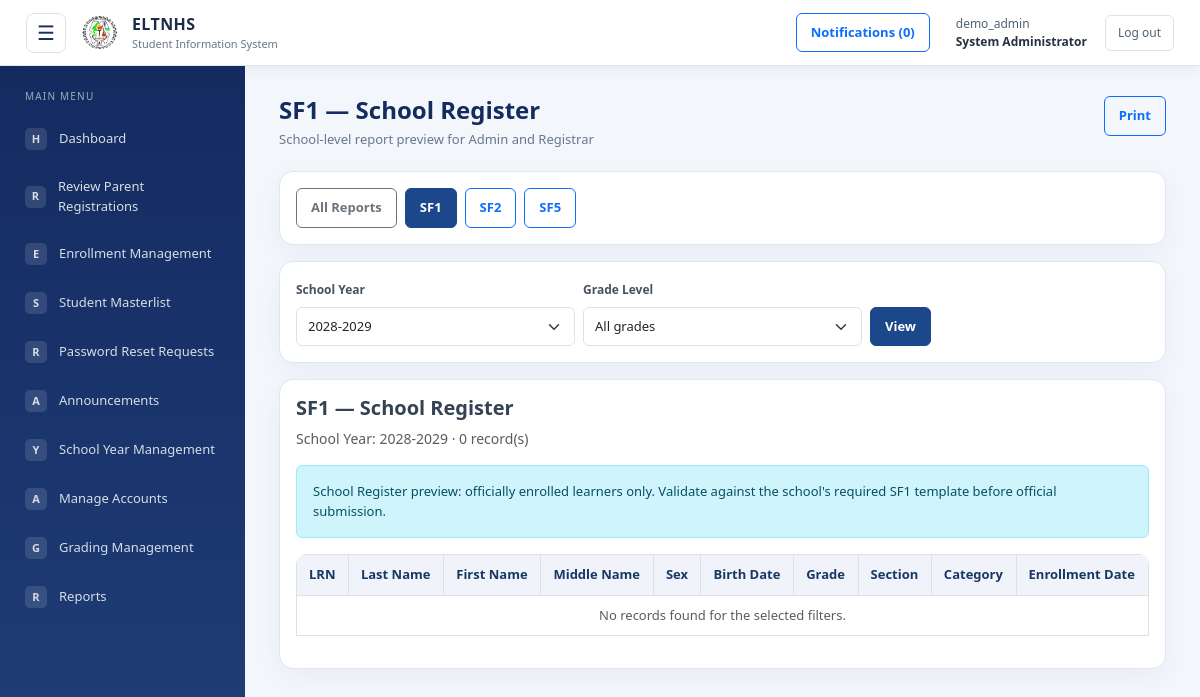
The page /admin/principal_reports.php (signed in) on the database as committed earlier.
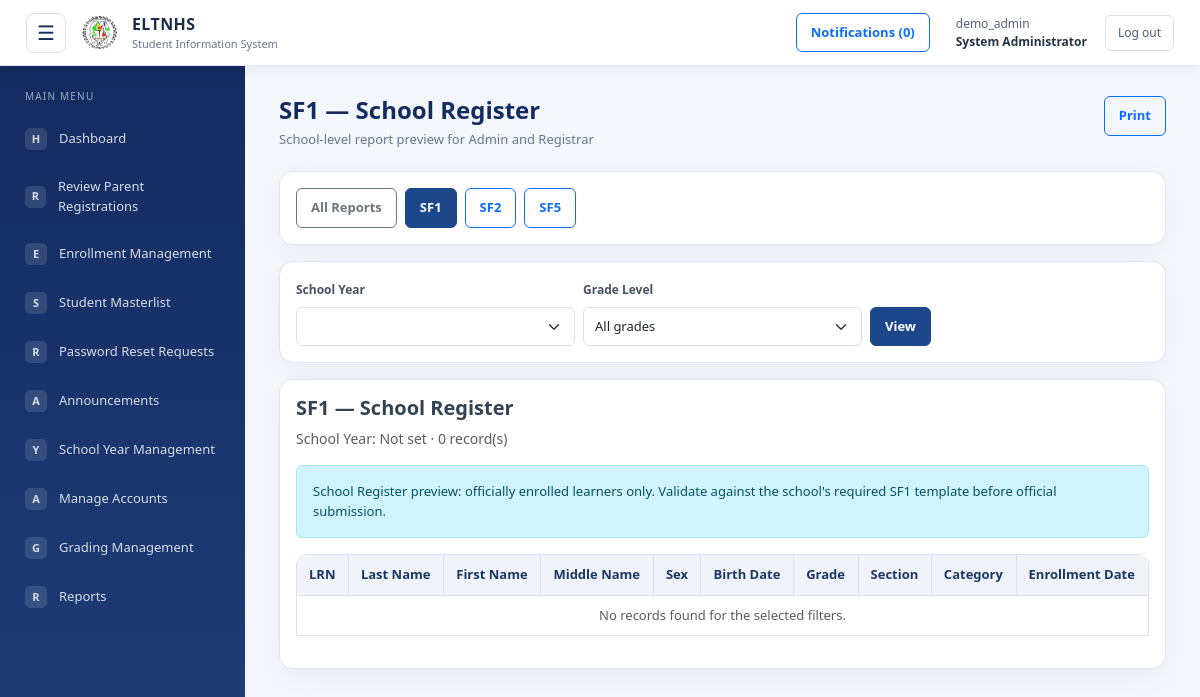
The same page on the database as committed later.
### tables this page shows
CREATE TABLE `school_years` (
  `school_year_id` int(11) NOT NULL,
  `school_year_name` varchar(20) NOT NULL,
  `start_date` date DEFAULT NULL,
  `end_date` date DEFAULT NULL,
  `year_status` enum('Current','Completed') NOT NULL DEFAULT 'Completed',
  `open_grading_term` tinyint(3) UNSIGNED NOT NULL DEFAULT 0
);

### includes/functions.php (called while the page is built, shortened)
<?php
function e($value) {
    return htmlspecialchars((string) $value, ENT_QUOTES, 'UTF-8');
}
?>

### admin/principal_reports.php (the view, shortened to what the changed rows need)
<?php
require_once 'dbconn.php';
require_once 'includes/functions.php';
$form = strtoupper(trim((string)($_GET['form'] ?? 'SF1')));
$years = $pdo->query('SELECT school_year_id, school_year_name, year_status FROM school_years ORDER BY school_year_id DESC')
    ->fetchAll(PDO::FETCH_ASSOC);
$yearId = (int)($_GET['year_id'] ?? 0);
$validYears = array_map('intval', array_column($years, 'school_year_id'));
if (!in_array($yearId, $validYears, true)) {
    $yearId = 0;
    foreach ($years as $year) {
        if ($year['year_status'] === 'Current') {
            $yearId = (int)$year['school_year_id'];
            break;
        }
    }
}
$condition = ' WHERE e.school_year_id = ?';
$params = [$yearId];
$rows = [];
if ($form === 'SF1') {
    $sql = "
        SELECT e.enrollment_id, s.student_lrn, s.last_name, s.first_name, s.middle_name,
               s.sex, s.birth_date, e.grade_level, COALESCE(cs.section_name, 'Unassigned') AS section_name,
               e.enrollment_category, e.enrollment_date, e.enrollment_status
        FROM enrollments e
        JOIN students s ON s.student_lrn = e.student_lrn
        LEFT JOIN class_sections cs ON cs.section_id = e.section_id
        {$condition}
          AND e.enrollment_status = 'Officially Enrolled'
        ORDER BY e.grade_level, cs.section_name, s.last_name, s.first_name
    ";
    $stmt = $pdo->prepare($sql);
    $stmt->execute($params);
    $rows = $stmt->fetchAll(PDO::FETCH_ASSOC);
}
$titles = [
    'SF1' => 'SF1 — School Register',
    'SF2' => 'SF2 — Daily Attendance Report of Learners',
    'SF5' => 'SF5 — Report on Promotion',
];
$selectedYearName = (string)(current(array_filter(
    $years,
    fn($y) => (int)$y['school_year_id'] === $yearId
))['school_year_name'] ?? 'Not set');
$headersByForm = [
    'SF1' => ['LRN', 'Last Name', 'First Name', 'Middle Name', 'Sex', 'Birth Date', 'Grade', 'Section', 'Category', 'Enrollment Date'],
    'SF2' => ['Date', 'LRN', 'Learner', 'Grade', 'Section', 'Subject', 'Status', 'Remarks'],
    'SF5' => ['LRN', 'Learner', 'Grade', 'Section', 'Enrollment Status', 'Final Result'],
];
require 'includes/header.php';
?>
<div class="page-heading">
    <div>
        <h1><?= e($titles[$form]) ?></h1>
    </div>
</div>
<form class="card p-3 mb-3 report-filters" method="get">
    <div class="row g-2">
        <div class="col-md-4">
            <label class="form-label">School Year</label>
            <select name="year_id" class="form-select">
                <?php foreach ($years as $y): ?>
                    <option value="<?= (int)$y['school_year_id'] ?>" <?= $yearId === (int)$y['school_year_id'] ? 'selected' : '' ?>>
                        <?= e($y['school_year_name']) ?>
                    </option>
                <?php endforeach; ?>
            </select>
        </div>
    </div>
</form>
<div class="print-layout">
    <div class="print-content">
<div class="card p-3">
    <h5><?= e($titles[$form]) ?></h5>
    <p class="text-muted">
        School Year: <?= e($selectedYearName) ?>
        · <?= count($rows) ?> record(s)
    </p>
    <?php if ($form === 'SF2'): ?>
        <div class="alert alert-warning">
            This is a <strong>subject-attendance detail preview</strong>, not a certified SF2. One learner may have multiple entries on the same day. The database does not yet contain a verified daily consolidated attendance status or separate dropout-reason field. Do not treat counts of these rows as official daily attendance totals.
        </div>
    <?php elseif ($form === 'SF5'): ?>
        <div class="alert alert-info">
            Promotion results below use the stored final_result only. Blank means no final result has been recorded; no automatic pass/fail decision is made.
        </div>
    <?php else: ?>
        <div class="alert alert-info">
            School Register preview: officially enrolled learners only. Validate against the school's required SF1 template before official submission.
        </div>
    <?php endif; ?>
    <div class="table-responsive">
        <table class="table table-sm table-bordered">
            <thead>
                <tr>
                    <?php foreach ($headersByForm[$form] as $h): ?>
                        <th><?= e($h) ?></th>
                    <?php endforeach; ?>
                </tr>
            </thead>
        </table>
    </div>
</div>
    </div>
</div>
<?php require 'includes/footer.php'; ?>

Rows that differ between the two databases and show on the page:
removed school_years: school_year_name "2028-2029"
Other text that changed with them:
form field year_id: "2028-2029" → (not shown)
$selectedYearName: (not shown) → "Not set"
